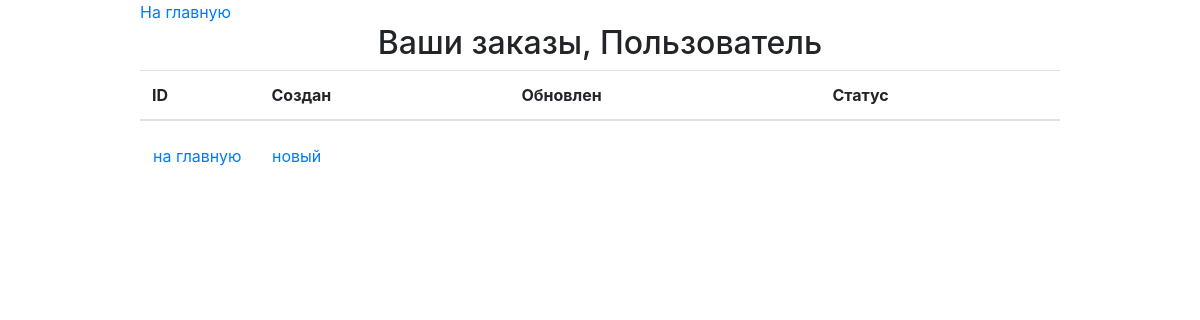
/order/, run on an earlier commit of the app's database.
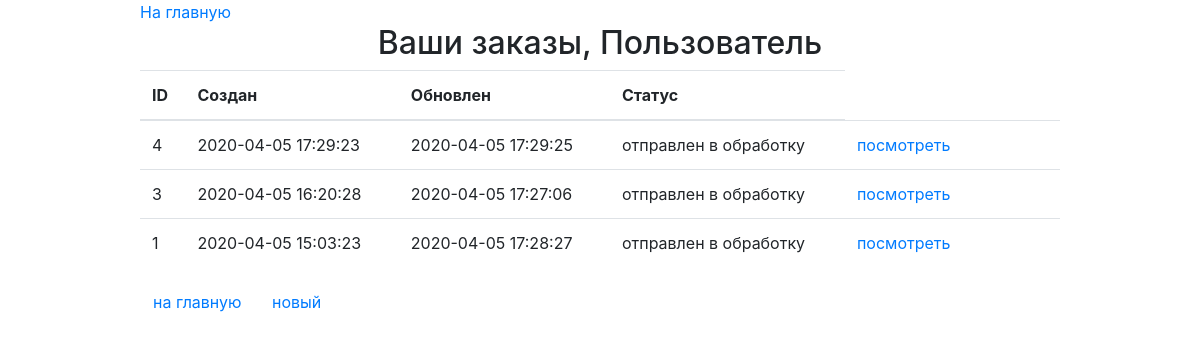
And on a later commit of the database.
### ordersapp/models.py (models this page shows, shortened)
class Order(models.Model):
    FORMING = 'F'
    SENT_TO_PROCEED = 'S'
    PROCEEDED = 'P'
    PAID = 'D'
    READY = 'R'
    CANCEL = 'C'
    ORDER_STATUS_CHOICES = (
        (FORMING, 'формируется'),
        (SENT_TO_PROCEED, 'отправлен в обработку'),
        (PAID, 'оплачен'),
        (PROCEEDED, 'обрабатывается'),
        (READY, 'готов к выдаче'),
        (CANCEL, 'отменен'),
    )
    user = models.ForeignKey(settings.AUTH_USER_MODEL,
                             on_delete=models.CASCADE)
    created = models.DateTimeField(verbose_name='создан', auto_now_add=True)
    updated = models.DateTimeField(verbose_name='обновлен', auto_now=True)
    status = models.CharField(verbose_name='статус',
                              max_length=1,
                              choices=ORDER_STATUS_CHOICES,
                              default=FORMING)
    is_active = models.BooleanField(verbose_name='активен', default=True)
    class Meta:
        ordering = ('-created',)
        verbose_name = 'заказ'
        verbose_name_plural = 'заказы'

### ordersapp/views.py (the view)
# urls.py: path('', ordersapp.OrderList.as_view(), name='orders_list'),
class OrderList(ListView):
    model = Order
    def get_queryset(self):
        return self.model.objects.filter(is_active=True)

### mainapp/context_processors.py (called while the page is built)
def basket(request):
   basket = []
   if request.user.is_authenticated:
       basket = BasketSlot.objects.filter(user=request.user)
   return {
       'basket': basket,
   }

### ordersapp/templates/ordersapp/order_list.html (shortened to what this page needs)
{% extends 'ordersapp/base.html' %}
{% load static %}
{% block content %}
   <div class="h2 text-center head">
       Ваши заказы, {{ user.first_name|default:'Пользователь'|title}}
   </div>
   <table class="table orders_list">
       <thead>
         <tr>
           <th>ID</th>
           <th>Создан</th>
           <th>Обновлен</th>
           <th>Статус</th>
         </tr>
       </thead>
       <tbody>
           {% for item in object_list %}
               <tr>
                   <td class="td1 orders_list">{{ item.pk }}</td>
                   <td>{{ item.created|date:"Y-m-d H:i:s" }}</td>
                   <td>{{ item.updated|date:"Y-m-d H:i:s" }}</td>
                   <td>{{ item.get_status_display }}</td>
                   <td>
                       <a href="{% url 'ordersapp:order_read' item.pk %}">
                           посмотреть
                       </a>
                   </td>
                   <td>
                   </td>
                   <td>
                   </td>
                    <td>
                   </td>
               </tr>
           {% endfor %}
       </tbody>
   </table>
   <button class="btn btn-default btn-round">
       <a href="{% url 'main' %}">
           на главную
       </a>
   </button>
   <button class="btn btn-default btn-round">
       <a href="{% url 'ordersapp:order_create' %}">
           новый
       </a>
   </button>
{% endblock %}

### ordersapp/templates/ordersapp/base.html (shortened to what this page needs)
<!DOCTYPE html>
{% load static %}
<html>
<head>
    {% block css %}
        <link rel="stylesheet" type="text/css" href="{% static 'css/bootstrap.min.css' %}">
        <link rel="stylesheet" type="text/css" href="{% static 'css/styles.css' %}">
    {% endblock %}
</head>
<body>
	<div class="container">
        <div class="login">
            <a href="{% url "main" %}">На главную</a>
            <br>
            {% block content %}
            {% endblock %}
        </div>
	</div>
</body>
</html>

### static/css/styles.css (style rules this page uses)
.container { margin: 0 auto; width: 950px }

What changed in the data, as far as the page shows it:
added Order: pk "4", created "2020-04-05 17:29:23", updated "2020-04-05 17:29:25", status "отправлен в обработку"
added Order: pk "3", created "2020-04-05 16:20:28", updated "2020-04-05 17:27:06", status "отправлен в обработку"
added Order: pk "1", created "2020-04-05 15:03:23", updated "2020-04-05 17:28:27", status "отправлен в обработку"
